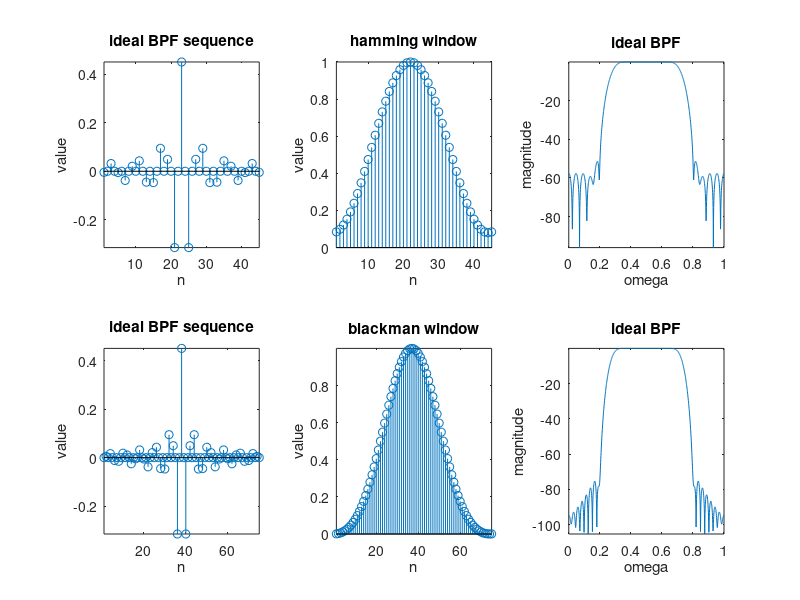
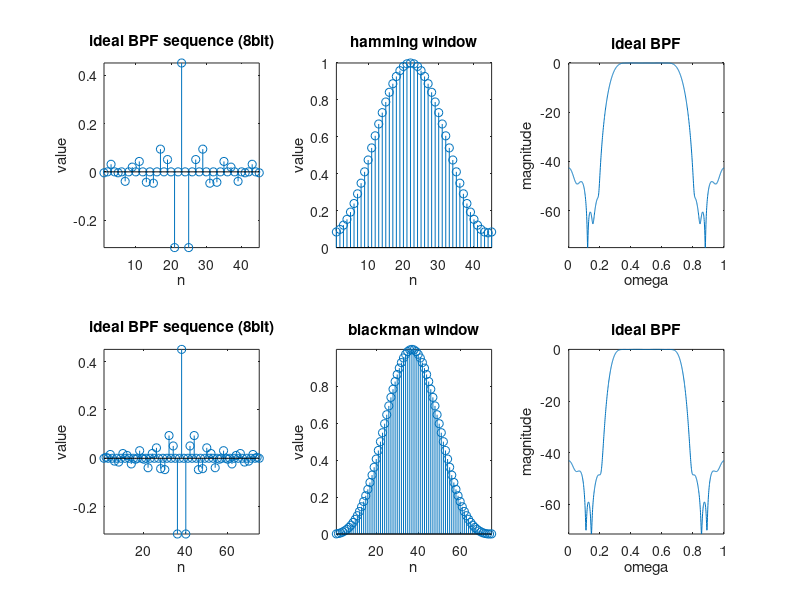
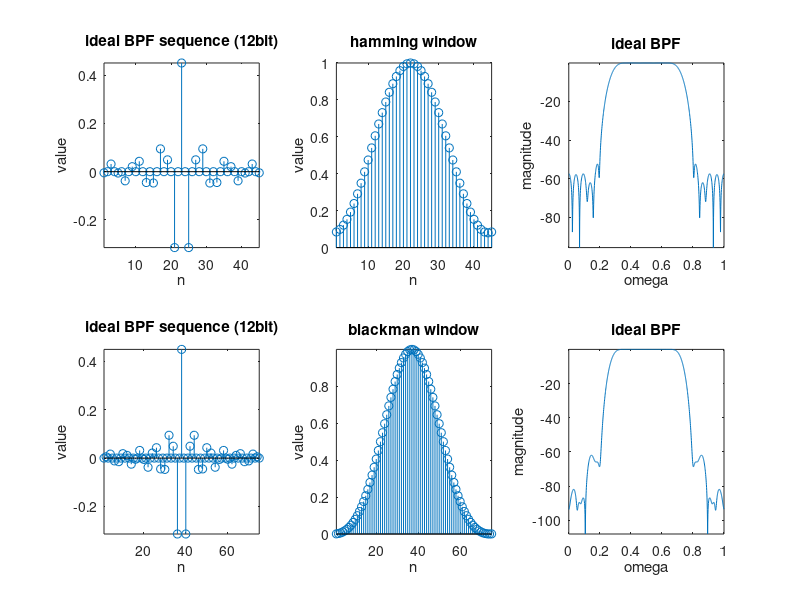
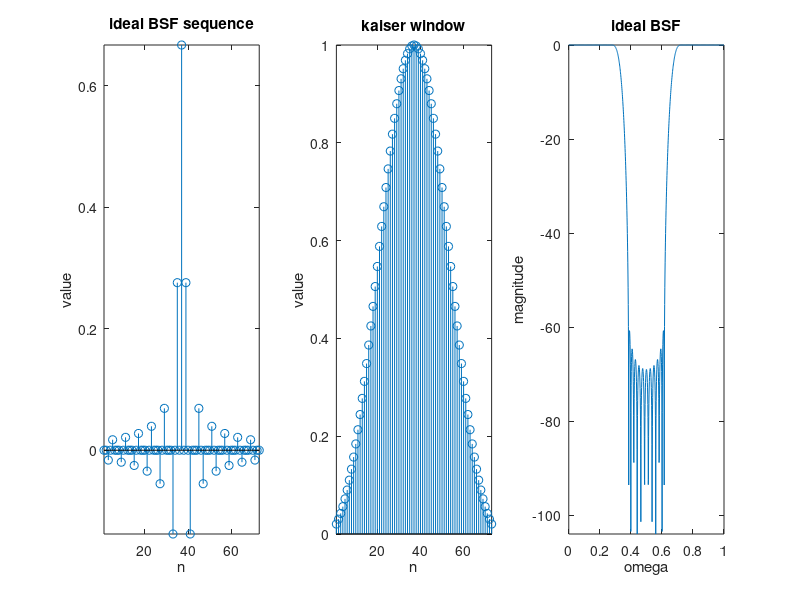

These charts were generated, in order, by the following MATLAB code:
close all;clear all;clc;

%% Question 2
figure('Name','(a) of Question 2');
%% Define
Omg1s=0.2*pi;
Omg1p=0.35*pi;
Omg2p=0.65*pi;
Omg2s=0.8*pi;
As=50;
Rp=1;
M1=45;
M2=75;
%% Compute
OmgC1=(Omg1p+Omg1s)/2;
OmgC2=(Omg2p+Omg2s)/2;
a1=(M1+1)/2;
a2=(M2+1)/2;
n1=1:M1;
n2=1:M2;
hd11=sin(OmgC1*(n1-a1+eps))./(pi*(n1-a1+eps));
hd12=sin(OmgC2*(n1-a1+eps))./(pi*(n1-a1+eps));
hd21=sin(OmgC1*(n2-a2+eps))./(pi*(n2-a2+eps));
hd22=sin(OmgC2*(n2-a2+eps))./(pi*(n2-a2+eps));
hd1=hd12-hd11;
hd2=hd22-hd21;
hd1By8bit = round(hd1*255)/255;
hd1By12bit = round(hd1*4095)/4095;
hd2By8bit = round(hd2*255)/255;
hd2By12bit = round(hd2*4095)/4095;
hamming=0.54-0.46*cos(2*pi.*n1/(M1-1));
blackman=0.42-0.5*cos((2*pi.*n2)/(M2-1))+0.08*cos((4*pi.*n2)/(M2-1));
hh=hamming.*hd1;
hb=blackman.*hd2;
hhBy8bit = hamming.*hd1By8bit;
hhBy12bit = hamming.*hd1By12bit;
hbBy8bit = blackman.*hd2By8bit;
hbBy12bit = blackman.*hd2By12bit;
Hh=20*log10(abs(fft(hh,2048)));
Hb=20*log10(abs(fft(hb,2048)));
HhBy8bit = 20*log10(abs(fft(hhBy8bit,2048)));
HhBy12bit = 20*log10(abs(fft(hhBy12bit,2048)));
HbBy8bit = 20*log10(abs(fft(hbBy8bit,2048)));
HbBy12bit = 20*log10(abs(fft(hbBy12bit,2048)));
Hh=Hh(1:1024);
Hb=Hb(1:1024);
HhBy8bit=HhBy8bit(1:1024);
HhBy12bit=HhBy12bit(1:1024);
HbBy8bit=HbBy8bit(1:1024);
HbBy12bit=HbBy12bit(1:1024);
w=linspace(0,1,1024);
%% Plot
subplot(2,3,1);
stem(hd1);axis tight;xlabel('n');ylabel('value');title('ideal BPF sequence');
subplot(2,3,2);
stem(hamming);axis tight;xlabel('n');ylabel('value');title('hamming window');
subplot(2,3,3);
plot(w,Hh);axis tight;xlabel('omega');ylabel('magnitude');title('ideal BPF');
subplot(2,3,4);
stem(hd2);axis tight;xlabel('n');ylabel('value');title('ideal BPF sequence');
subplot(2,3,5);
stem(blackman);axis tight;xlabel('n');ylabel('value');title('blackman window');
subplot(2,3,6);
plot(w,Hb);axis tight;xlabel('omega');ylabel('magnitude');title('ideal BPF');

figure('Name','(b) 8bit of Question 2');
subplot(2,3,1);
stem(hd1By8bit);axis tight;xlabel('n');ylabel('value');title('ideal BPF sequence (8bit)');
subplot(2,3,2);
stem(hamming);axis tight;xlabel('n');ylabel('value');title('hamming window');
subplot(2,3,3);
plot(w,HhBy8bit);axis tight;xlabel('omega');ylabel('magnitude');title('ideal BPF');
subplot(2,3,4);
stem(hd2By8bit);axis tight;xlabel('n');ylabel('value');title('ideal BPF sequence (8bit)');
subplot(2,3,5);
stem(blackman);axis tight;xlabel('n');ylabel('value');title('blackman window');
subplot(2,3,6);
plot(w,HbBy8bit);axis tight;xlabel('omega');ylabel('magnitude');title('ideal BPF');

figure('Name','(b) 12bit of Question 2');
subplot(2,3,1);
stem(hd1By12bit);axis tight;xlabel('n');ylabel('value');title('ideal BPF sequence (12bit)');
subplot(2,3,2);
stem(hamming);axis tight;xlabel('n');ylabel('value');title('hamming window');
subplot(2,3,3);
plot(w,HhBy12bit);axis tight;xlabel('omega');ylabel('magnitude');title('ideal BPF');
subplot(2,3,4);
stem(hd2By12bit);axis tight;xlabel('n');ylabel('value');title('ideal BPF sequence (12bit)');
subplot(2,3,5);
stem(blackman);axis tight;xlabel('n');ylabel('value');title('blackman window');
subplot(2,3,6);
plot(w,HbBy12bit);axis tight;xlabel('omega');ylabel('magnitude');title('ideal BPF');

clear all;
%% Question 3
figure('Name','Question 3');
%% Define
Omg1c=pi/3;
Omg2c=2*pi/3;
As=60;
deltaF=pi/10;
M=73;
B=5.6533;
%% Compute
a=(M+1)/2;
n=1:M;
hd11=sin(Omg1c*(n-a+eps))./(pi*(n-a+eps));
hd12=sin(Omg2c*(n-a+eps))./(pi*(n-a+eps));
p=[zeros(1,(M-1)/2),1,zeros(1,(M-1)/2)];
hd=p-(hd12-hd11);
kwindow=(kaiser(M,B))';
h=kwindow.*hd;
H=20*log10(abs(fft(h,2048)));
H=H(1:1024);
w=linspace(0,1,1024);
%% Plot
subplot(1,3,1);
stem(hd);axis tight;xlabel('n');ylabel('value');title('ideal BSF sequence');
subplot(1,3,2);
stem(kwindow);axis tight;xlabel('n');ylabel('value');title('kaiser window');
subplot(1,3,3);
plot(w,H);axis tight;xlabel('omega');ylabel('magnitude');title('ideal BSF');

clear all;
%% Question 4
figure('Name','(a) of Question 4');
%% Define
M=101;
%% Compute
a=(M+1)/2;
n=1:M;
hd=(cos(pi*(n-a+eps)))./(n-a+eps);
hd(a)=0;
hd2=((cos(pi.*(n-a+eps)))./(n-a+eps)) - ((sin(pi.*(n-a+eps)))./(pi.*(n-a+eps).^2));
hd2(a)=0;
hamming=0.54-0.46*cos(2*pi.*n/(M-1));
h=hamming.*hd;
H=20*log10(abs(fft(h,2048)));
HH=abs(fft(h,2048));
H=H(1:1024);
HH=HH(1:1024);
w=linspace(0,1,1024);

m1=linspace(0,10*pi,1024);

x1=sin(0.2*m1);
x2=cos(0.7*m1);
x3=sin(0.85*m1);
yByX1=conv(x1,h);
yByX2=conv(x2,h);
yByX3=conv(x3,h);
yByX1=yByX1(length(h):length(yByX1)-(length(h)-1));
yByX2=yByX2(length(h):length(yByX2)-(length(h)-1));
yByX3=yByX3(length(h):length(yByX3)-(length(h)-1));
m2=linspace(0,10*pi,length(yByX1));
%% Plot
subplot(1,3,1);
stem(h);axis tight;xlabel('n');ylabel('value');title('sequence');
subplot(1,3,2);
stem(hamming);axis tight;xlabel('n');ylabel('value');title('hamming window');
subplot(1,3,3);
plot(w,HH);axis tight;xlabel('omega');ylabel('magnitude');title('freq. domain');

figure('Name','(b) of Question 4');
subplot(2,3,1);
plot(m1/pi,x1);axis tight;xlabel('pi');ylabel('value');title('sin(0.2*\pi*n)');
subplot(2,3,2);
plot(m1/pi,x2);axis tight;xlabel('pi');ylabel('value');title('cos(0.7*\pi*n)');
subplot(2,3,3);
plot(m1/pi,x3);axis tight;xlabel('pi');ylabel('value');title('sin(0.85*\pi*n)');
subplot(2,3,4);
plot(m2/pi,yByX1);axis tight;xlabel('|| ~ ->pi');ylabel('value');title('output of sin(0.2*\pi*n)');
subplot(2,3,5);
plot(m2/pi,yByX2);axis tight;xlabel('|| ~ ->pi');ylabel('value');title('output of cos(0.7*\pi*n)');
subplot(2,3,6);
plot(m2/pi,yByX3);axis tight;xlabel('|| ~ ->pi');ylabel('value');title('output of sin(0.85*\pi*n)');

clear all;
%% Question 5
figure('Name','Question 5');
%% Def.
OmgP = 0.2*pi;
OmgS = 0.3*pi;
Rp=0.25;As=50;
M1=67;
M2=111;
%% Compute
OmgC=(OmgP+OmgS)/2;
a1=(M1+1)/2;
a2=(M2+1)/2;
n1=1:M1;
n2=1:M2;
xxx=(-1).^n1;
hd1=sin(OmgC*(n1-a1+eps))./(pi*(n1-a1+eps));
hd2=sin(OmgC*(n2-a2+eps))./(pi*(n2-a2+eps));
hamming=0.54-0.46*cos(2*pi.*n1/(M1-1));
blackman=0.42-0.5*cos((2*pi.*n2)/(M2-1))+0.08*cos((4*pi.*n2)/(M2-1));
hh=hamming.*hd1;
hb=blackman.*hd2;
Hh=abs(fft(hh,2048));
Hb=20*log10(abs(fft(hb,2048)));
Hh=Hh(1:1024);
Hb=Hb(1:1024);
w=linspace(0,1,1024);

n=linspace(0,100*pi,1024);
x=sin(0.1*n);
noise1=0.1*randn(1,length(n));
noise2=0.1*randn(1,length(n)).*sqrt(4);
noise3=0.1*randn(1,length(n)).*sqrt(8);
x1=x+noise1;
x2=x+noise2;
x3=x+noise3;
X1=abs(fft(x1,2048));
X1=X1(1:1024);
X2=abs(fft(x2,2048));
X2=X2(1:1024);
X3=abs(fft(x3,2048));
X3=X3(1:1024);
y1=conv(x1,hh);
y2=conv(x2,hh);
y3=conv(x3,hh);

%% Plot
subplot(4,3,1);
stem(hd1);axis tight;xlabel('n');ylabel('value');title('ideal LPF sequence');
subplot(4,3,2);
plot(w,Hh);axis tight;xlabel('omega');ylabel('magnitude');title('ideal LPF');
subplot(4,3,3);
stem(hamming);axis tight;xlabel('n');ylabel('value');title('hamming window');
subplot(4,3,4);
plot(x);axis tight;xlabel('n');ylabel('value');title('input with noise 1 (variance=1)');
subplot(4,3,5);
plot(w,X1);axis tight;xlabel('n');ylabel('value');title('freq. domain of input1');
subplot(4,3,6);
plot(y1);axis tight;xlabel('omega');ylabel('magnitude');title('output1');
subplot(4,3,7);
plot(x2);axis tight;xlabel('n');ylabel('value');title('input with noise 2 (variance=4)');
subplot(4,3,8);
plot(w,X2);axis tight;xlabel('n');ylabel('value');title('freq. domain of input2');
subplot(4,3,9);
plot(y2);axis tight;xlabel('omega');ylabel('magnitude');title('output2');
subplot(4,3,10);
plot(x3);axis tight;xlabel('n');ylabel('value');title('input with noise 3 (variance=8)');
subplot(4,3,11);
plot(w,X3);axis tight;xlabel('n');ylabel('value');title('freq. domain of input3');
subplot(4,3,12);
plot(y3);axis tight;xlabel('omega');ylabel('magnitude');title('output3');
